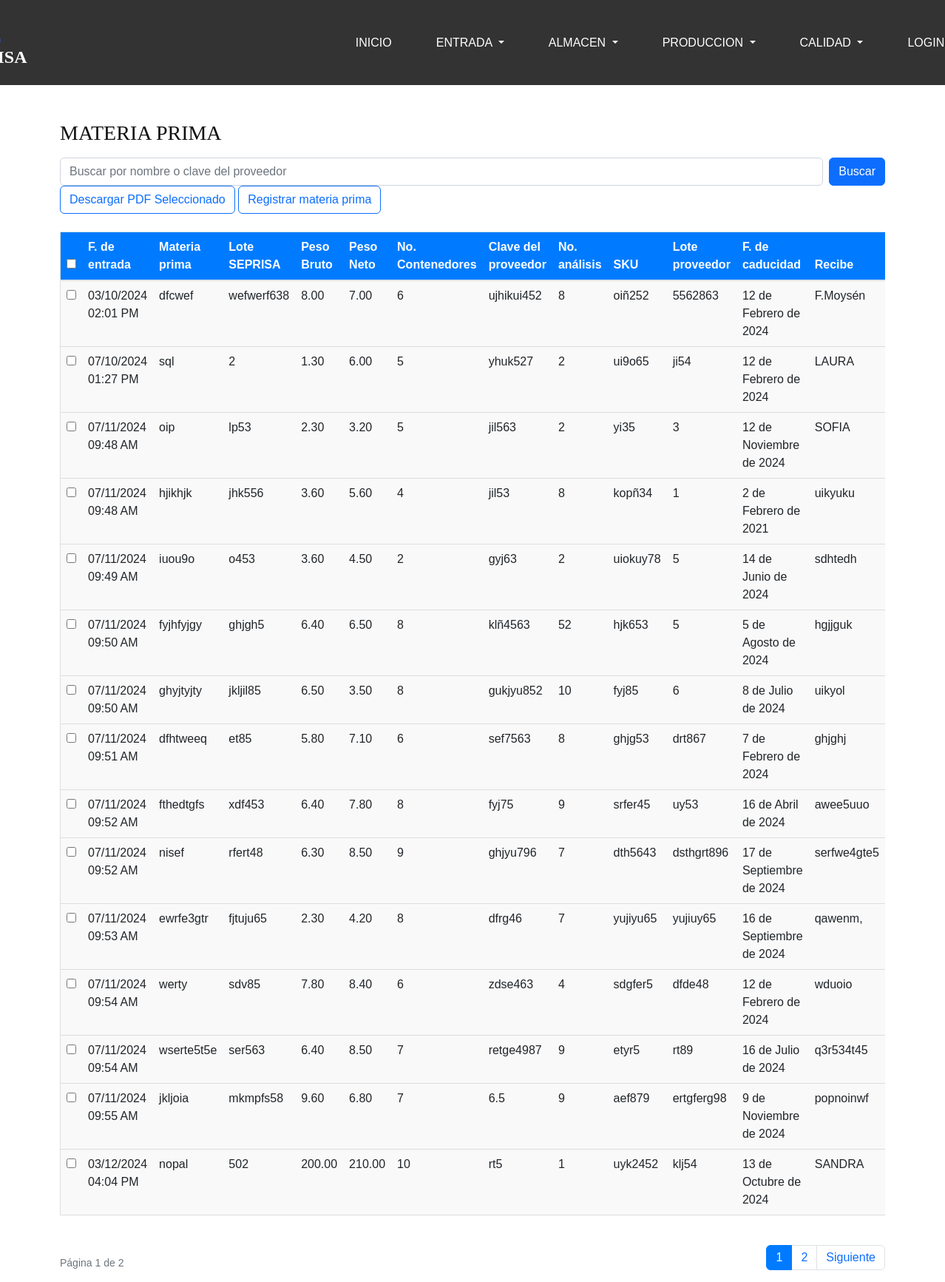
The page /pruebatabla/ on the database its author committed.
### contacts/models.py (models this page shows, shortened)
class FormatoRecepcionMateriaPrima(models.Model):
    fechaentrada = models.DateTimeField(auto_now_add=True)
    materiaprima = models.CharField(max_length=100, verbose_name='Materia Prima')
    loteseprisa = models.CharField(max_length=100, verbose_name="Lotes Seprisa")
    pesobruto = models.DecimalField(max_digits=10, decimal_places=2, null=True, blank=True)
    pesoneto = models.DecimalField(max_digits=10, decimal_places=2, null=True, blank=True)
    nocontenedores = models.IntegerField(null=True, blank=True)
    claveproveedor = models.CharField(max_length=10, null=True, blank=True)
    noanalisis = models.CharField(max_length=10, null=True, blank=True)
    sku = models.CharField(max_length=10, null=True, blank=True)
    noloteproveedor = models.CharField(max_length=10, null=True, blank=True)
    fechacaducidad = models.DateField(null=True, blank=True)
    recibe = models.CharField(max_length=100, verbose_name='Recibe')

### contacts/views.py (the view)
# urls.py: path('pruebatabla/', PruebaTablaListView.as_view(), name='formato_recepcion_list'),
class PruebaTablaListView(ListView):
    model = FormatoRecepcionMateriaPrima
    template_name = 'contacts/pruebatabla.html'
    context_object_name = "object_list"
    paginate_by = 15
    def get_queryset(self):
        query = self.request.GET.get("q")
        queryset = super().get_queryset()
        if query:
            queryset = queryset.filter(
                Q(materiaprima__icontains=query) |
                Q(loteseprisa__icontains=query) |
                Q(claveproveedor__icontains=query)
            )
        return queryset

### contacts/templates/contacts/pruebatabla.html (shortened to what this page needs)
{% extends 'contacts/menuprueba3.html' %}
{% load static %}
{% block content %}
<div class="container mt-5">
    <h3>MATERIA PRIMA</h3>
    <form method="get" class="mt-3 d-flex justify-content-between">
        <input type="text" name="q" class="form-control" placeholder="Buscar por nombre o clave del proveedor" value="{{ request.GET.q }}">
        <button type="submit" class="btn btn-primary ms-2">Buscar</button>
    </form>
    <button id="download-pdf" class="btn btn-outline-primary">
        Descargar PDF Seleccionado
    </button>
    <a href="{% url 'formatorecepcionmateriaprima_new' %}" class="btn btn-outline-primary">
        Registrar materia prima
    </a>
    <div class="table-responsive mt-4">
        <table class="table table-hover">
            <thead>
                <tr>
                    <th><input type="checkbox" id="select-all" /></th>
                    <th>F. de entrada</th>
                    <th>Materia prima</th>
                    <th>Lote SEPRISA</th>
                    <th>Peso Bruto</th>
                    <th>Peso Neto</th>
                    <th>No. Contenedores</th>
                    <th>Clave del proveedor</th>
                    <th>No. análisis</th>
                    <th>SKU</th>
                    <th>Lote proveedor</th>
                    <th>F. de caducidad</th>
                    <th>Recibe</th>
                </tr>
            </thead>
            <tbody>
                {% for FormatoRecepcionMateriaPrima in object_list %}
                <tr>
                    <td>
                        <input type="checkbox" class="select-row" value="{{ FormatoRecepcionMateriaPrima.pk }}" />
                    </td>
                    <td>{{ FormatoRecepcionMateriaPrima.fechaentrada|date:'d/m/Y h:i A' }}</td>
                    <td>{{ FormatoRecepcionMateriaPrima.materiaprima|default:'-' }}</td>
                    <td>{{ FormatoRecepcionMateriaPrima.loteseprisa|default:'-' }}</td>
                    <td>{{ FormatoRecepcionMateriaPrima.pesobruto|default:"-" }}</td>
                    <td>{{ FormatoRecepcionMateriaPrima.pesoneto|default:"-" }}</td>
                    <td>{{ FormatoRecepcionMateriaPrima.nocontenedores|default:"-" }}</td>
                    <td>{{ FormatoRecepcionMateriaPrima.claveproveedor|default:"-" }}</td>
                    <td>{{ FormatoRecepcionMateriaPrima.noanalisis|default:"-" }}</td>
                    <td>{{ FormatoRecepcionMateriaPrima.sku|default:"-" }}</td>
                    <td>{{ FormatoRecepcionMateriaPrima.noloteproveedor|default:"-" }}</td>
                    <td>{{ FormatoRecepcionMateriaPrima.fechacaducidad|default:"-" }}</td>
                    <td>{{ FormatoRecepcionMateriaPrima.recibe|default:"-" }}</td>
                </tr>
                {% endfor %}
            </tbody>
        </table>
    </div>
    <div class="d-flex justify-content-between align-items-center mt-4">
        <small class="text-muted">
            Página {{ page_obj.number }} de {{ page_obj.paginator.num_pages }}
        </small>
        <nav aria-label="Paginación">
            <ul class="pagination">
                {% for page in page_obj.paginator.page_range %}
                <li class="page-item {% if page == page_obj.number %}active{% endif %}">
                    <a class="page-link" href="?q={{ request.GET.q }}&page={{ page }}">{{ page }}</a>
                </li>
                {% endfor %}
                {% if page_obj.has_next %}
                <li class="page-item">
                    <a class="page-link" href="?q={{ request.GET.q }}&page={{ page_obj.next_page_number }}">Siguiente</a>
                </li>
                {% endif %}
            </ul>
        </nav>
    </div>
</div>
{% endblock %}

### contacts/templates/contacts/pruebatabla.html (style rules this page uses)
.table { background-color: #f9f9f9; border: 1px solid #ddd; }
.table thead { background-color: #007bff; color: white; }

### rows shown on the page
FormatoRecepcionMateriaPrima: fechaentrada "03/10/2024 02:01 PM", materiaprima "dfcwef", loteseprisa "wefwerf638", pesobruto "8.00", pesoneto "7.00", nocontenedores "6", claveproveedor "ujhikui452", noanalisis "8", sku "oiñ252", noloteproveedor "5562863", fechacaducidad "12 de Febrero de 2024", recibe "F.Moysén"
FormatoRecepcionMateriaPrima: fechaentrada "07/10/2024 01:27 PM", materiaprima "sql", loteseprisa "2", pesobruto "1.30", pesoneto "6.00", nocontenedores "5", claveproveedor "yhuk527", noanalisis "2", sku "ui9o65", noloteproveedor "ji54", fechacaducidad "12 de Febrero de 2024", recibe "LAURA"
FormatoRecepcionMateriaPrima: fechaentrada "07/11/2024 09:48 AM", materiaprima "oip", loteseprisa "lp53", pesobruto "2.30", pesoneto "3.20", nocontenedores "5", claveproveedor "jil563", noanalisis "2", sku "yi35", noloteproveedor "3", fechacaducidad "12 de Noviembre de 2024", recibe "SOFIA"
FormatoRecepcionMateriaPrima: fechaentrada "07/11/2024 09:48 AM", materiaprima "hjikhjk", loteseprisa "jhk556", pesobruto "3.60", pesoneto "5.60", nocontenedores "4", claveproveedor "jil53", noanalisis "8", sku "kopñ34", noloteproveedor "1", fechacaducidad "2 de Febrero de 2021", recibe "uikyuku"
FormatoRecepcionMateriaPrima: fechaentrada "07/11/2024 09:49 AM", materiaprima "iuou9o", loteseprisa "o453", pesobruto "3.60", pesoneto "4.50", nocontenedores "2", claveproveedor "gyj63", noanalisis "2", sku "uiokuy78", noloteproveedor "5", fechacaducidad "14 de Junio de 2024", recibe "sdhtedh"
FormatoRecepcionMateriaPrima: fechaentrada "07/11/2024 09:50 AM", materiaprima "fyjhfyjgy", loteseprisa "ghjgh5", pesobruto "6.40", pesoneto "6.50", nocontenedores "8", claveproveedor "klñ4563", noanalisis "52", sku "hjk653", noloteproveedor "5", fechacaducidad "5 de Agosto de 2024", recibe "hgjjguk"
FormatoRecepcionMateriaPrima: fechaentrada "07/11/2024 09:50 AM", materiaprima "ghyjtyjty", loteseprisa "jkljil85", pesobruto "6.50", pesoneto "3.50", nocontenedores "8", claveproveedor "gukjyu852", noanalisis "10", sku "fyj85", noloteproveedor "6", fechacaducidad "8 de Julio de 2024", recibe "uikyol"
FormatoRecepcionMateriaPrima: fechaentrada "07/11/2024 09:51 AM", materiaprima "dfhtweeq", loteseprisa "et85", pesobruto "5.80", pesoneto "7.10", nocontenedores "6", claveproveedor "sef7563", noanalisis "8", sku "ghjg53", noloteproveedor "drt867", fechacaducidad "7 de Febrero de 2024", recibe "ghjghj"
FormatoRecepcionMateriaPrima: fechaentrada "07/11/2024 09:52 AM", materiaprima "fthedtgfs", loteseprisa "xdf453", pesobruto "6.40", pesoneto "7.80", nocontenedores "8", claveproveedor "fyj75", noanalisis "9", sku "srfer45", noloteproveedor "uy53", fechacaducidad "16 de Abril de 2024", recibe "awee5uuo"
FormatoRecepcionMateriaPrima: fechaentrada "07/11/2024 09:52 AM", materiaprima "nisef", loteseprisa "rfert48", pesobruto "6.30", pesoneto "8.50", nocontenedores "9", claveproveedor "ghjyu796", noanalisis "7", sku "dth5643", noloteproveedor "dsthgrt896", fechacaducidad "17 de Septiembre de 2024", recibe "serfwe4gte5"
FormatoRecepcionMateriaPrima: fechaentrada "07/11/2024 09:53 AM", materiaprima "ewrfe3gtr", loteseprisa "fjtuju65", pesobruto "2.30", pesoneto "4.20", nocontenedores "8", claveproveedor "dfrg46", noanalisis "7", sku "yujiyu65", noloteproveedor "yujiuy65", fechacaducidad "16 de Septiembre de 2024", recibe "qawenm,"
FormatoRecepcionMateriaPrima: fechaentrada "07/11/2024 09:54 AM", materiaprima "werty", loteseprisa "sdv85", pesobruto "7.80", pesoneto "8.40", nocontenedores "6", claveproveedor "zdse463", noanalisis "4", sku "sdgfer5", noloteproveedor "dfde48", fechacaducidad "12 de Febrero de 2024", recibe "wduoio"
FormatoRecepcionMateriaPrima: fechaentrada "07/11/2024 09:54 AM", materiaprima "wserte5t5e", loteseprisa "ser563", pesobruto "6.40", pesoneto "8.50", nocontenedores "7", claveproveedor "retge4987", noanalisis "9", sku "etyr5", noloteproveedor "rt89", fechacaducidad "16 de Julio de 2024", recibe "q3r534t45"
FormatoRecepcionMateriaPrima: fechaentrada "07/11/2024 09:55 AM", materiaprima "jkljoia", loteseprisa "mkmpfs58", pesobruto "9.60", pesoneto "6.80", nocontenedores "7", claveproveedor "6.5", noanalisis "9", sku "aef879", noloteproveedor "ertgferg98", fechacaducidad "9 de Noviembre de 2024", recibe "popnoinwf"
FormatoRecepcionMateriaPrima: fechaentrada "03/12/2024 04:04 PM", materiaprima "nopal", loteseprisa "502", pesobruto "200.00", pesoneto "210.00", nocontenedores "10", claveproveedor "rt5", noanalisis "1", sku "uyk2452", noloteproveedor "klj54", fechacaducidad "13 de Octubre de 2024", recibe "SANDRA"

### other values the page prints
{{ page_obj.number }} "1"
{{ page_obj.paginator.num_pages }} "2"
{{ page }} "1" "2"
